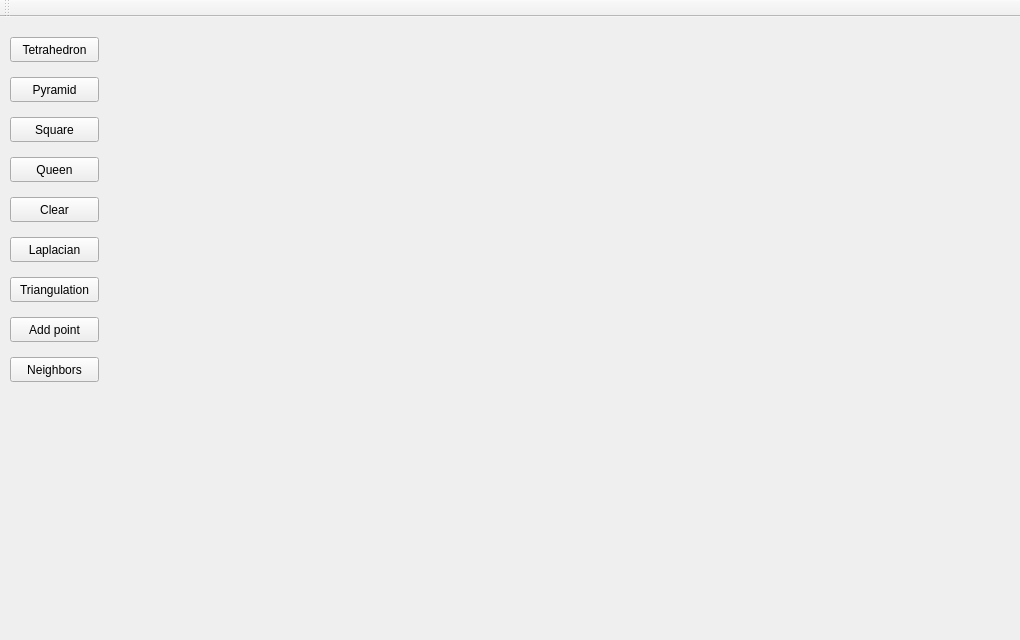
<?xml version="1.0" encoding="UTF-8"?>
<ui version="4.0">
 <class>MainWindow</class>
 <widget class="QMainWindow" name="MainWindow">
  <property name="geometry">
   <rect>
    <x>0</x>
    <y>0</y>
    <width>1020</width>
    <height>640</height>
   </rect>
  </property>
  <property name="windowTitle">
   <string>Mesh_Computational_Geometry</string>
  </property>
  <widget class="QWidget" name="centralWidget">
   <widget class="GLDisplayWidget" name="widget" native="true">
    <property name="geometry">
     <rect>
      <x>170</x>
      <y>0</y>
      <width>731</width>
      <height>591</height>
     </rect>
    </property>
   </widget>
   <widget class="QPushButton" name="pushButton">
    <property name="geometry">
     <rect>
      <x>10</x>
      <y>60</y>
      <width>89</width>
      <height>25</height>
     </rect>
    </property>
    <property name="text">
     <string>Pyramid</string>
    </property>
   </widget>
   <widget class="QPushButton" name="pushButton_2">
    <property name="geometry">
     <rect>
      <x>10</x>
      <y>100</y>
      <width>89</width>
      <height>25</height>
     </rect>
    </property>
    <property name="text">
     <string>Square</string>
    </property>
   </widget>
   <widget class="QPushButton" name="pushButton_3">
    <property name="geometry">
     <rect>
      <x>10</x>
      <y>20</y>
      <width>89</width>
      <height>25</height>
     </rect>
    </property>
    <property name="text">
     <string>Tetrahedron</string>
    </property>
   </widget>
   <widget class="QPushButton" name="pushButton_4">
    <property name="geometry">
     <rect>
      <x>10</x>
      <y>140</y>
      <width>89</width>
      <height>25</height>
     </rect>
    </property>
    <property name="text">
     <string>Queen</string>
    </property>
   </widget>
   <widget class="QPushButton" name="pushButton_5">
    <property name="geometry">
     <rect>
      <x>10</x>
      <y>180</y>
      <width>89</width>
      <height>25</height>
     </rect>
    </property>
    <property name="text">
     <string>Clear</string>
    </property>
   </widget>
   <widget class="QPushButton" name="pushButton_6">
    <property name="geometry">
     <rect>
      <x>10</x>
      <y>220</y>
      <width>89</width>
      <height>25</height>
     </rect>
    </property>
    <property name="text">
     <string>Laplacian</string>
    </property>
   </widget>
   <widget class="QPushButton" name="pushButton_7">
    <property name="geometry">
     <rect>
      <x>10</x>
      <y>260</y>
      <width>89</width>
      <height>25</height>
     </rect>
    </property>
    <property name="text">
     <string>Triangulation</string>
    </property>
   </widget>
   <widget class="QPushButton" name="pushButton_8">
    <property name="geometry">
     <rect>
      <x>10</x>
      <y>300</y>
      <width>89</width>
      <height>25</height>
     </rect>
    </property>
    <property name="text">
     <string>Add point</string>
    </property>
   </widget>
   <widget class="QPushButton" name="pushButton_9">
    <property name="geometry">
     <rect>
      <x>10</x>
      <y>340</y>
      <width>89</width>
      <height>25</height>
     </rect>
    </property>
    <property name="text">
     <string>Neighbors</string>
    </property>
   </widget>
  </widget>
  <widget class="QToolBar" name="mainToolBar">
   <attribute name="toolBarArea">
    <enum>TopToolBarArea</enum>
   </attribute>
   <attribute name="toolBarBreak">
    <bool>false</bool>
   </attribute>
  </widget>
 </widget>
 <layoutdefault spacing="6" margin="11"/>
 <customwidgets>
  <customwidget>
   <class>GLDisplayWidget</class>
   <extends>QWidget</extends>
   <header>gldisplaywidget.h</header>
   <container>1</container>
   <slots>
    <slot>drawTetrahedron()</slot>
    <slot>drawPyramid()</slot>
    <slot>drawSquare()</slot>
    <slot>drawQueen()</slot>
    <slot>reset()</slot>
    <slot>computeLaplacian()</slot>
    <slot>drawTriangulation()</slot>
    <slot>drawNeighbors()</slot>
    <slot>addPointTriangulation()</slot>
   </slots>
  </customwidget>
 </customwidgets>
 <resources/>
 <connections>
  <connection>
   <sender>pushButton</sender>
   <signal>clicked()</signal>
   <receiver>widget</receiver>
   <slot>drawPyramid()</slot>
   <hints>
    <hint type="sourcelabel">
     <x>66</x>
     <y>91</y>
    </hint>
    <hint type="destinationlabel">
     <x>330</x>
     <y>113</y>
    </hint>
   </hints>
  </connection>
  <connection>
   <sender>pushButton_2</sender>
   <signal>clicked()</signal>
   <receiver>widget</receiver>
   <slot>drawSquare()</slot>
   <hints>
    <hint type="sourcelabel">
     <x>69</x>
     <y>134</y>
    </hint>
    <hint type="destinationlabel">
     <x>327</x>
     <y>151</y>
    </hint>
   </hints>
  </connection>
  <connection>
   <sender>pushButton_4</sender>
   <signal>clicked()</signal>
   <receiver>widget</receiver>
   <slot>drawQueen()</slot>
   <hints>
    <hint type="sourcelabel">
     <x>83</x>
     <y>166</y>
    </hint>
    <hint type="destinationlabel">
     <x>336</x>
     <y>191</y>
    </hint>
   </hints>
  </connection>
  <connection>
   <sender>pushButton_3</sender>
   <signal>clicked()</signal>
   <receiver>widget</receiver>
   <slot>drawTetrahedron()</slot>
   <hints>
    <hint type="sourcelabel">
     <x>91</x>
     <y>53</y>
    </hint>
    <hint type="destinationlabel">
     <x>358</x>
     <y>66</y>
    </hint>
   </hints>
  </connection>
  <connection>
   <sender>pushButton_5</sender>
   <signal>clicked()</signal>
   <receiver>widget</receiver>
   <slot>reset()</slot>
   <hints>
    <hint type="sourcelabel">
     <x>77</x>
     <y>207</y>
    </hint>
    <hint type="destinationlabel">
     <x>181</x>
     <y>213</y>
    </hint>
   </hints>
  </connection>
  <connection>
   <sender>pushButton_6</sender>
   <signal>clicked()</signal>
   <receiver>widget</receiver>
   <slot>computeLaplacian()</slot>
   <hints>
    <hint type="sourcelabel">
     <x>96</x>
     <y>254</y>
    </hint>
    <hint type="destinationlabel">
     <x>178</x>
     <y>251</y>
    </hint>
   </hints>
  </connection>
  <connection>
   <sender>pushButton_7</sender>
   <signal>clicked()</signal>
   <receiver>widget</receiver>
   <slot>drawTriangulation()</slot>
   <hints>
    <hint type="sourcelabel">
     <x>73</x>
     <y>283</y>
    </hint>
    <hint type="destinationlabel">
     <x>188</x>
     <y>284</y>
    </hint>
   </hints>
  </connection>
  <connection>
   <sender>pushButton_9</sender>
   <signal>clicked()</signal>
   <receiver>widget</receiver>
   <slot>drawNeighbors()</slot>
   <hints>
    <hint type="sourcelabel">
     <x>86</x>
     <y>354</y>
    </hint>
    <hint type="destinationlabel">
     <x>177</x>
     <y>363</y>
    </hint>
   </hints>
  </connection>
  <connection>
   <sender>pushButton_8</sender>
   <signal>clicked()</signal>
   <receiver>widget</receiver>
   <slot>addPointTriangulation()</slot>
   <hints>
    <hint type="sourcelabel">
     <x>79</x>
     <y>322</y>
    </hint>
    <hint type="destinationlabel">
     <x>174</x>
     <y>324</y>
    </hint>
   </hints>
  </connection>
 </connections>
</ui>
